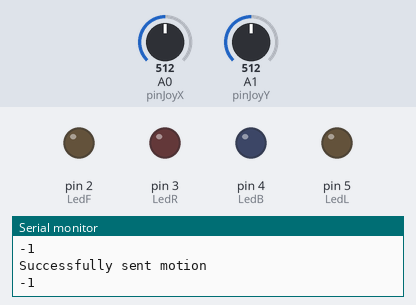
A sketch run on a simulated Arduino Uno, built with avr-gcc and run on an emulated ATmega328P. Shown: output pins drawn as LEDs (lit = HIGH), the last lines printed to the serial monitor. The inputs (shaded band) are chosen by the test bench; at power-on: A0 (pinJoyX) = 512, A1 (pinJoyY) = 512. No radio packets arrive unless stated.

Above: at 1.2 s.
1.3 s: A0 (pinJoyX) set to 937
2.8 s: A0 (pinJoyX) set to 961
At 3.34 s:
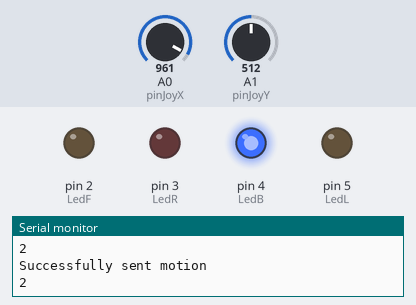
5.8 s: A0 (pinJoyX) set to 40
At 6.4 s:
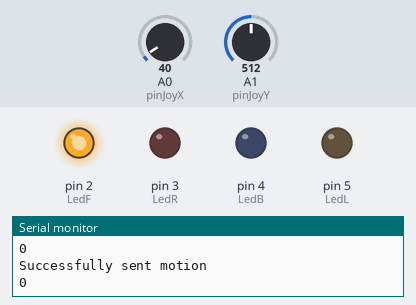
8.8 s: A0 (pinJoyX) set to 46
11.8 s: A0 (pinJoyX) set to 53
At 12.4 s:
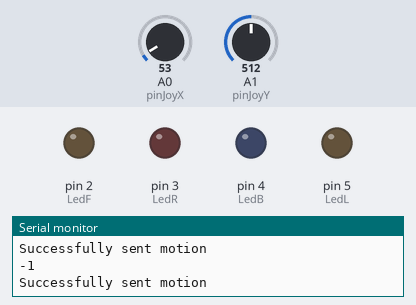
13.3 s: A1 (pinJoyY) set to 937
14.8 s: A1 (pinJoyY) set to 958
At 15.34 s:
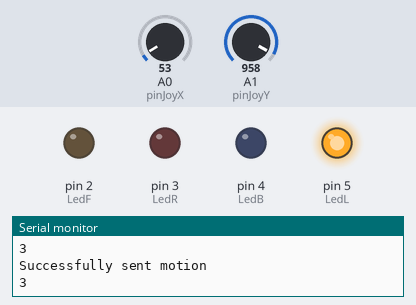
Timing chart, 0 to 17.8 s (numbered marks = the images above; inputs shaded):
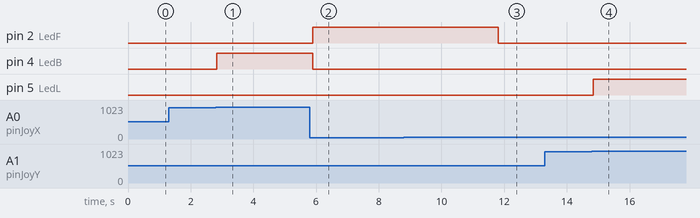

The sketch:

Controller.ino
```cpp
#include <SPI.h>

#include <nRF24L01.h>
#include <RF24.h>
#include <RF24_config.h>

int pinJoyX=0;
int pinJoyY=1;

int LedF=2;
int LedR=3;
int LedB=4;
int LedL=5;

RF24 radio(7, 8);
const byte address[6] = "00001";


/*------------Radio-----------------*/

bool sendData(int motion){
  radio.stopListening();
  bool success = radio.write(&motion, sizeof(motion));
  //delay(100);

  if(success){
    Serial.println("Successfully sent motion");
    Serial.println(motion);
    Serial.println("");
  }
  return success;
}
/*--------------------------------------*/
/*---------------------GET DIRECTION------------*/

int getDirection(){

  int joyX,joyY;

  joyX=analogRead(pinJoyX);
  joyY=analogRead(pinJoyY);

  if((joyX>=0&&joyX<=50))
    return 0;
  else if((joyX>=950&&joyX<=1030))
    return 2;
  else if((joyY>=0&&joyY<=50))
    return 1;
  else if((joyY>=950&&joyY<=1030))
    return 3;
  else
    return -1;
}

/*-----------------------------------------------*/

/*--------------------Display Direction----------*/

void displayDirection(int motion){

  switch(motion){
    case 0:digitalWrite(LedF,HIGH);delay(100);digitalWrite(LedF,LOW);break;
    case 1:digitalWrite(LedR,HIGH);delay(100);digitalWrite(LedR,LOW);break;
    case 2:digitalWrite(LedB,HIGH);delay(100);digitalWrite(LedB,LOW);break;
    case 3:digitalWrite(LedL,HIGH);delay(100);digitalWrite(LedL,LOW);break;
  }

}

/*-----------------------------------------------*/

void setup(){
  /*----LED PINS----*/
  pinMode(LedF,OUTPUT);
  pinMode(LedR,OUTPUT);
  pinMode(LedB,OUTPUT);
  pinMode(LedL,OUTPUT);

  /*-----TRAS------*/
  radio.begin();
  radio.openWritingPipe(address);
  radio.setPALevel(RF24_PA_MIN);

  Serial.begin(9600);

}

void loop(){

  /* Get Data from Pin And */

  int motion=getDirection();
  if(sendData(motion)&&motion!=-1)
    displayDirection(motion);

   // displayDirection(motion);

}
```

Measured:
- the behaviour switches between 949 and 950 on A0 (pinJoyX) (found by bisection; images 0 and 1)
- the behaviour switches between 50 and 51 on A0 (pinJoyX) (found by bisection; images 2 and 3)
- the behaviour switches between 949 and 950 on A1 (pinJoyY) (found by bisection; images 3 and 4)
- after the input at 2.8 s, pin 4 (LedB): LOW → HIGH at once
- after the input at 5.8 s, pin 2 (LedF): LOW → HIGH after 0.10 s; pin 4 (LedB): HIGH → LOW after 0.09 s
- after the input at 11.8 s, pin 2 (LedF): HIGH → LOW at once
- after the input at 14.8 s, pin 5 (LedL): LOW → HIGH at once
